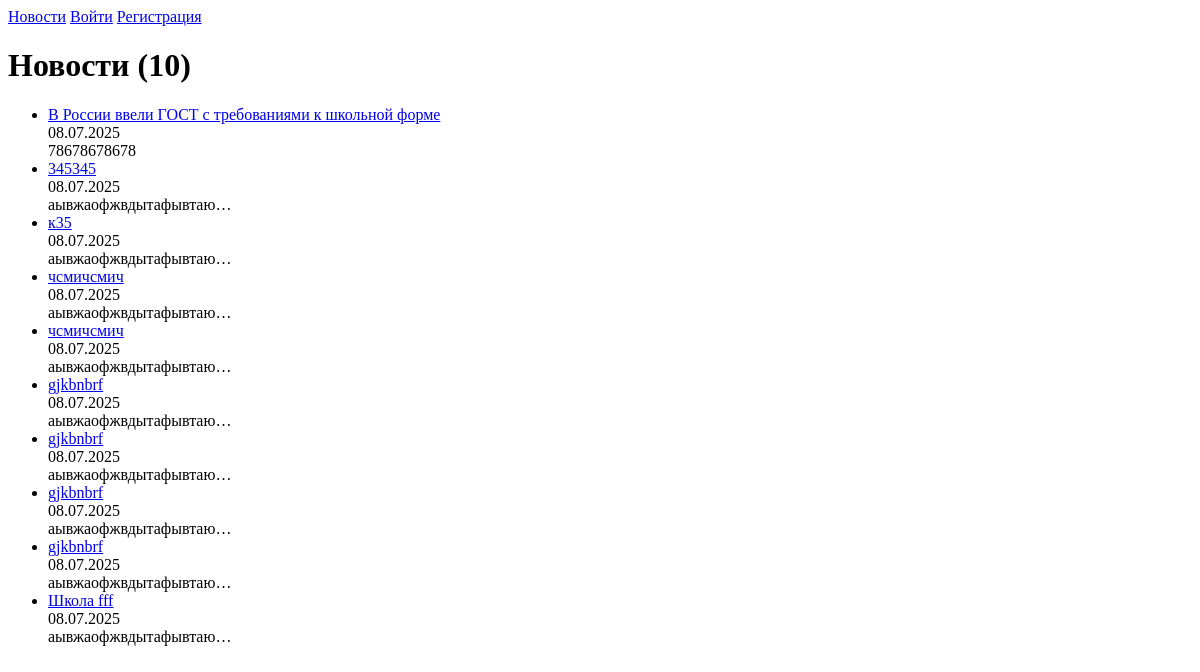
/news/news/, run on an earlier commit of the app's database.
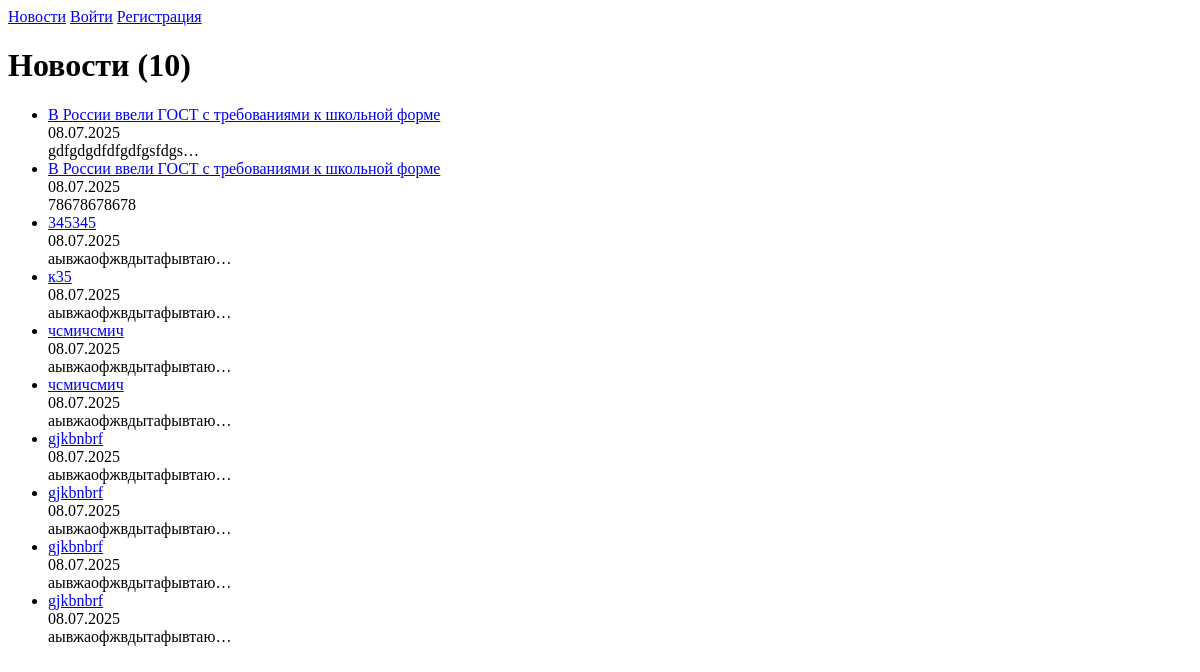
And on a later commit of the database.
### news/models.py (models this page shows, shortened)
class Post(models.Model):
    POST_TYPE_CHOICES = [
        ('article', 'Статья'),
        ('news', 'Новость'),
    ]
    author = models.ForeignKey(Author, on_delete=models.CASCADE)
    post_type = models.CharField(max_length=10, choices=POST_TYPE_CHOICES)
    created_at = models.DateTimeField(auto_now_add=True)
    categories = models.ManyToManyField(Category, through='PostCategory')
    title = models.CharField(max_length=200)
    content = models.TextField()
    rating = models.IntegerField(default=0)

### news/views.py (the view)
# urls.py: path('news/', NewsListView.as_view(), name='news_list'),
class NewsListView(ListView):
    model = Post
    template_name = 'news/default.html'
    context_object_name = 'news_list'
    paginate_by = 10
    def get_queryset(self):
        return Post.objects.filter(post_type='news').order_by('-created_at')

### news/templatetags/censor_tags.py (called while the page is built)
@register.filter()
def censor(value):
    if not isinstance(value, str):
        return value
    pattern = re.compile(r'\b(' + '|'.join(map(re.escape, BAD_WORDS)) + r')\b', flags=re.IGNORECASE)
    return pattern.sub(censor_word, value)

### news/templates/news/default.html
{% extends "base.html" %}
{% load censor_tags %}
{% block content %}
  <h1>Новости ({{ news_list|length }})</h1>
  <ul>
  {% for item in news_list %}
    <li>
      <a href="{% url 'news_detail' item.pk %}">{{ item.title|censor }}</a><br>
      {{ item.created_at|date:"d.m.Y" }}<br>
      {{ item.content|truncatechars:20|censor }}
    </li>
  {% empty %}
    <li>Новостей нет.</li>
  {% endfor %}
  </ul>
{% endblock %}

What changed in the data, as far as the page shows it:
no longer on this page (row unchanged): Post: title|censor "Школа fff", created_at "08.07.2025", content|censor "аывжаофжвдытафывтаю…"
added Post: title|censor "В России ввели ГОСТ с требованиями к школьной форме", created_at "08.07.2025", content|censor "gdfgdgdfdfgdfgsfdgs…"
